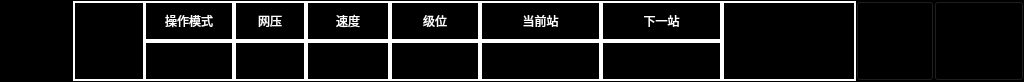
<?xml version="1.0" encoding="UTF-8"?>
<ui version="4.0">
 <class>Header</class>
 <widget class="QWidget" name="Header">
  <property name="geometry">
   <rect>
    <x>0</x>
    <y>0</y>
    <width>1024</width>
    <height>82</height>
   </rect>
  </property>
  <property name="windowTitle">
   <string>Form</string>
  </property>
  <property name="styleSheet">
   <string notr="true">QWidget
{
	background-color: black;
}

QLabel
{
	color: white;
	font: 20px, &quot;微软雅黑&quot;;
}</string>
  </property>
  <widget class="QLabel" name="PageName">
   <property name="geometry">
    <rect>
     <x>73</x>
     <y>1</y>
     <width>72</width>
     <height>80</height>
    </rect>
   </property>
   <property name="styleSheet">
    <string notr="true">border: 2px solid rgb(255, 255, 255);
font: 24px, &quot;微软雅黑&quot;;</string>
   </property>
   <property name="text">
    <string/>
   </property>
   <property name="alignment">
    <set>Qt::AlignCenter</set>
   </property>
   <property name="wordWrap">
    <bool>true</bool>
   </property>
  </widget>
  <widget class="QLabel" name="Label1">
   <property name="geometry">
    <rect>
     <x>144</x>
     <y>1</y>
     <width>90</width>
     <height>40</height>
    </rect>
   </property>
   <property name="styleSheet">
    <string notr="true">border: 2px solid rgb(255, 255, 255);
</string>
   </property>
   <property name="text">
    <string>操作模式</string>
   </property>
   <property name="alignment">
    <set>Qt::AlignCenter</set>
   </property>
  </widget>
  <widget class="QLabel" name="DrivingMode">
   <property name="geometry">
    <rect>
     <x>144</x>
     <y>41</y>
     <width>90</width>
     <height>40</height>
    </rect>
   </property>
   <property name="styleSheet">
    <string notr="true">border: 2px solid rgb(255, 255, 255);
</string>
   </property>
   <property name="text">
    <string/>
   </property>
   <property name="alignment">
    <set>Qt::AlignCenter</set>
   </property>
  </widget>
  <widget class="QLabel" name="Label2">
   <property name="geometry">
    <rect>
     <x>234</x>
     <y>1</y>
     <width>72</width>
     <height>40</height>
    </rect>
   </property>
   <property name="styleSheet">
    <string notr="true">border: 2px solid rgb(255, 255, 255);
</string>
   </property>
   <property name="text">
    <string>网压</string>
   </property>
   <property name="alignment">
    <set>Qt::AlignCenter</set>
   </property>
  </widget>
  <widget class="QLabel" name="NetVoltage">
   <property name="geometry">
    <rect>
     <x>234</x>
     <y>41</y>
     <width>72</width>
     <height>40</height>
    </rect>
   </property>
   <property name="styleSheet">
    <string notr="true">border: 2px solid rgb(255, 255, 255);
</string>
   </property>
   <property name="text">
    <string/>
   </property>
   <property name="alignment">
    <set>Qt::AlignCenter</set>
   </property>
  </widget>
  <widget class="QLabel" name="Label3">
   <property name="geometry">
    <rect>
     <x>306</x>
     <y>1</y>
     <width>84</width>
     <height>40</height>
    </rect>
   </property>
   <property name="styleSheet">
    <string notr="true">border: 2px solid rgb(255, 255, 255);
</string>
   </property>
   <property name="text">
    <string>速度</string>
   </property>
   <property name="alignment">
    <set>Qt::AlignCenter</set>
   </property>
  </widget>
  <widget class="QLabel" name="Speed">
   <property name="geometry">
    <rect>
     <x>306</x>
     <y>41</y>
     <width>84</width>
     <height>40</height>
    </rect>
   </property>
   <property name="styleSheet">
    <string notr="true">border: 2px solid rgb(255, 255, 255);
</string>
   </property>
   <property name="text">
    <string/>
   </property>
   <property name="alignment">
    <set>Qt::AlignCenter</set>
   </property>
  </widget>
  <widget class="QLabel" name="Label4">
   <property name="geometry">
    <rect>
     <x>390</x>
     <y>1</y>
     <width>90</width>
     <height>40</height>
    </rect>
   </property>
   <property name="styleSheet">
    <string notr="true">border: 2px solid rgb(255, 255, 255);
</string>
   </property>
   <property name="text">
    <string>级位</string>
   </property>
   <property name="alignment">
    <set>Qt::AlignCenter</set>
   </property>
  </widget>
  <widget class="QLabel" name="Level">
   <property name="geometry">
    <rect>
     <x>390</x>
     <y>41</y>
     <width>90</width>
     <height>40</height>
    </rect>
   </property>
   <property name="styleSheet">
    <string notr="true">border: 2px solid rgb(255, 255, 255);
</string>
   </property>
   <property name="text">
    <string/>
   </property>
   <property name="alignment">
    <set>Qt::AlignCenter</set>
   </property>
  </widget>
  <widget class="QLabel" name="Label5">
   <property name="geometry">
    <rect>
     <x>480</x>
     <y>1</y>
     <width>121</width>
     <height>40</height>
    </rect>
   </property>
   <property name="styleSheet">
    <string notr="true">border: 2px solid rgb(255, 255, 255);
</string>
   </property>
   <property name="text">
    <string>当前站</string>
   </property>
   <property name="alignment">
    <set>Qt::AlignCenter</set>
   </property>
  </widget>
  <widget class="QLabel" name="CurrentStation">
   <property name="geometry">
    <rect>
     <x>480</x>
     <y>41</y>
     <width>121</width>
     <height>40</height>
    </rect>
   </property>
   <property name="styleSheet">
    <string notr="true">border: 2px solid rgb(255, 255, 255);
</string>
   </property>
   <property name="text">
    <string/>
   </property>
   <property name="alignment">
    <set>Qt::AlignCenter</set>
   </property>
  </widget>
  <widget class="QLabel" name="Label6">
   <property name="geometry">
    <rect>
     <x>601</x>
     <y>1</y>
     <width>121</width>
     <height>40</height>
    </rect>
   </property>
   <property name="styleSheet">
    <string notr="true">border: 2px solid rgb(255, 255, 255);
</string>
   </property>
   <property name="text">
    <string>下一站</string>
   </property>
   <property name="alignment">
    <set>Qt::AlignCenter</set>
   </property>
  </widget>
  <widget class="QLabel" name="NextStation">
   <property name="geometry">
    <rect>
     <x>601</x>
     <y>41</y>
     <width>121</width>
     <height>40</height>
    </rect>
   </property>
   <property name="styleSheet">
    <string notr="true">border: 2px solid rgb(255, 255, 255);
</string>
   </property>
   <property name="text">
    <string/>
   </property>
   <property name="alignment">
    <set>Qt::AlignCenter</set>
   </property>
  </widget>
  <widget class="QLabel" name="DateTime">
   <property name="geometry">
    <rect>
     <x>722</x>
     <y>1</y>
     <width>134</width>
     <height>80</height>
    </rect>
   </property>
   <property name="styleSheet">
    <string notr="true">border: 2px solid rgb(255, 255, 255);
</string>
   </property>
   <property name="text">
    <string/>
   </property>
   <property name="alignment">
    <set>Qt::AlignCenter</set>
   </property>
  </widget>
  <widget class="QPushButton" name="HelpItemBtn">
   <property name="geometry">
    <rect>
     <x>856</x>
     <y>1</y>
     <width>78</width>
     <height>80</height>
    </rect>
   </property>
   <property name="styleSheet">
    <string notr="true">border-image: url(:/images/images/helpitem.bmp);</string>
   </property>
   <property name="text">
    <string/>
   </property>
  </widget>
  <widget class="QPushButton" name="CurrentFaultBtn">
   <property name="geometry">
    <rect>
     <x>934</x>
     <y>1</y>
     <width>90</width>
     <height>80</height>
    </rect>
   </property>
   <property name="styleSheet">
    <string notr="true">border-image: url(:/images/images/CurrentFaultItem.bmp);</string>
   </property>
   <property name="text">
    <string/>
   </property>
  </widget>
  <widget class="QLabel" name="logo">
   <property name="geometry">
    <rect>
     <x>1</x>
     <y>5</y>
     <width>72</width>
     <height>72</height>
    </rect>
   </property>
   <property name="styleSheet">
    <string notr="true">border-image: url(:/images/images/logo.bmp);
</string>
   </property>
   <property name="text">
    <string/>
   </property>
   <property name="alignment">
    <set>Qt::AlignCenter</set>
   </property>
   <property name="wordWrap">
    <bool>true</bool>
   </property>
  </widget>
 </widget>
 <resources/>
 <connections/>
</ui>
